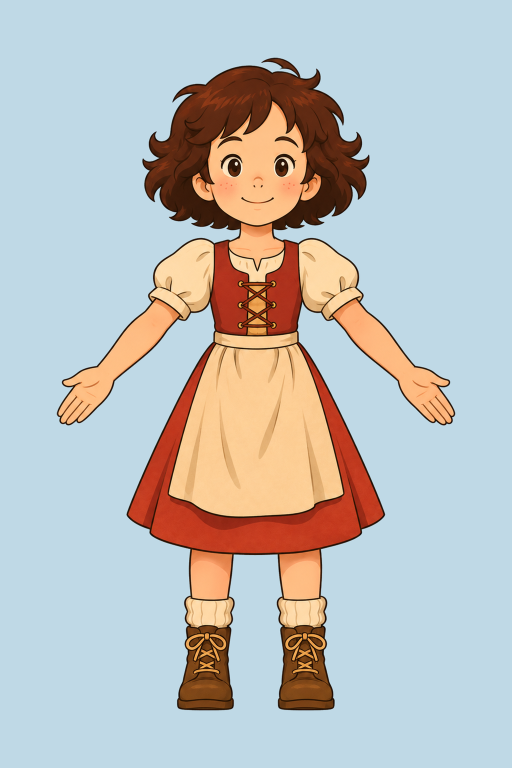
#> input picture tools/liv/rive/views/01_front.png, 1024 x 1536 px (shown at 1/2 size)
$ python -i vrm_fit.py   (imports and definitions only)
#> lines starting #> are read from the running program, lines starting #| are printed output that depends on the picture; after the words box and inside, x2 and y2 are one past the last pixel; in counts of white or black regions, pixels touching at a corner belong together
#> further down, picture is the input picture: PIL image 1024x1536 RGB; mean R, G, B 189.3, 190.9, 189.2
"""Fit the VRoid Studio export to the painted Liv, directly in the VRM file (no VRoid Studio needed).

    python3 tools/liv3d/vrm_fit.py tools/liv3d/models/liv-vroid.vrm tools/liv3d/models/liv.vrm

What it changes (each step can be switched off with --no-<step>):
  head     the head (with face, hair, hair bones) is scaled about the head joint: the export is about 2.7 heads tall,
           the painted Liv about 4
  hair     every lock is cut to a bob along its own shape (fringe above the brows, sides and back at the jaw) and
           closed with a rounded end; volume, waves and a slight outward curl; ear tufts and flyaway locks removed
  dress    the texture is repainted: red bodice with a scoop and a laced panel, long straight apron, a small bow at the
           back, a plain hem and plain sleeve cuffs; the blouse is painted on the body where the dress mesh is open;
           cream shorts under the skirt
  socks    short ribbed socks instead of the knee socks (painted into the skin texture), with a real cuff
  boots    tan laces and bow
  face     the paintings' skin tone, blush, freckles, short thick brows, peach skin shadows, a nose and mouth line
           that still read at scene distance (cast_fit.face_lines)
  look     dark-brown outlines (also on the hair), hair gloss toned down
  slim     a small thumbnail instead of the 2048 px one
  web      a smaller file: no flat body normal map, sparse morph targets (positions only), nothing unreferenced

The VRM is a GLB: JSON + one binary buffer. Everything not touched is copied as it is.
"""
import argparse, io, json, struct, sys
import numpy as np
from PIL import Image, ImageDraw, ImageFilter

CT = {5120: np.int8, 5121: np.uint8, 5122: np.int16, 5123: np.uint16, 5125: np.uint32, 5126: np.float32}
CTR = {np.dtype(v): k for k, v in CT.items()}
NC = {'SCALAR': 1, 'VEC2': 2, 'VEC3': 3, 'VEC4': 4, 'MAT4': 16}

# the painted Liv's own colours (dominant colours of tools/liv/rive/views/01_front.png)
RED = (192, 56, 28); CREAM = (250, 218, 168); CREAM_D = (222, 178, 120); APRON = (249, 204, 148); APRON_D = (224, 176, 112); TAN = (232, 160, 78); LACE = (104, 56, 30)
SKIN = (253, 194, 141); SKIN_VROID = (253, 203, 155); OUTLINE = [0.045, 0.012, 0.004]          # outline #3a1c0c in linear light


class GLB:
    # [32 lines left out: functions __init__, acc, _dense, new_acc, not called in this run]

    def image(self, i): return Image.open(io.BytesIO(self.views[self.j['images'][i]['bufferView']]))

    def set_image(self, i, im):
        f = io.BytesIO(); im.save(f, 'PNG', optimize=True); self.views[self.j['images'][i]['bufferView']] = f.getvalue()

    # [6 lines left out: function mat_image, not called in this run]

    def node(self, name): return next(i for i, n in enumerate(self.j['nodes']) if n.get('name') == name)

    # [22 lines left out: functions world, save, not called in this run]


def sstep(a, b, x): t = np.clip((x - a) / (b - a), 0, 1); return t * t * (3 - 2 * t)


# ------------------------------------------------------------------ head

# [114 lines left out: functions head_scale, y_end, hair_bob, not called in this run]


# ------------------------------------------------------------------ textures

def arr(im): return np.array(im.convert('RGBA')).astype(np.float32)
def img(a): return Image.fromarray(np.clip(a, 0, 255).astype(np.uint8), 'RGBA')
def is_red(a): return (a[..., 0] > 120) & (a[..., 1] < 105) & (a[..., 2] < 90) & (a[..., 3] > 128)


def row_red(a, y0, y1, x0=0, x1=None):
    """The dress red of every row y0..y1 (median of the red pixels of that row, carried over rows without red)."""
    out = np.zeros((y1 - y0, 3), np.float32); last = np.array(RED, np.float32)
    for y in range(y0, y1):
        row = a[y, x0:x1]; m = is_red(row)
        if m.sum() > 40: last = np.median(row[m][:, :3], axis=0)
        out[y - y0] = last
    return out


def dress_tex(im):
    a = arr(im); S = im.size[0] / 2048.0; px = lambda v: int(round(v * S)); Wd = im.size[0]
    pale = ~is_red(a) & (a[..., 3] > 128); a[pale, :3] *= np.array(CREAM, np.float32) / np.array([246, 230, 200], np.float32)   # the sleeves' cream, warmed
#> in is_red, `def is_red(a): return (a[..., 0] > 120) & (a[..., 1] < 105) & (a[..., ..`:
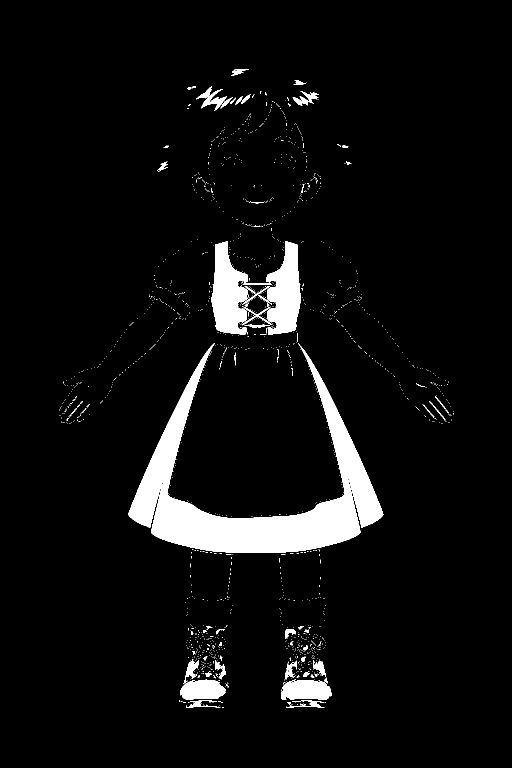
#> returned value: shape (1536, 1024) bool (shown at 1/2 size); 5.7% white; 1568 white regions (1508 under 20 px), largest, box (x1, y1, x2, y2) and area: (256, 687, 767, 1106) 56369, (422, 482, 496, 669) 9058, (533, 482, 602, 669) 8547
#> after `pale = ~is_red(a) & (a[..., 3] > 128)`:
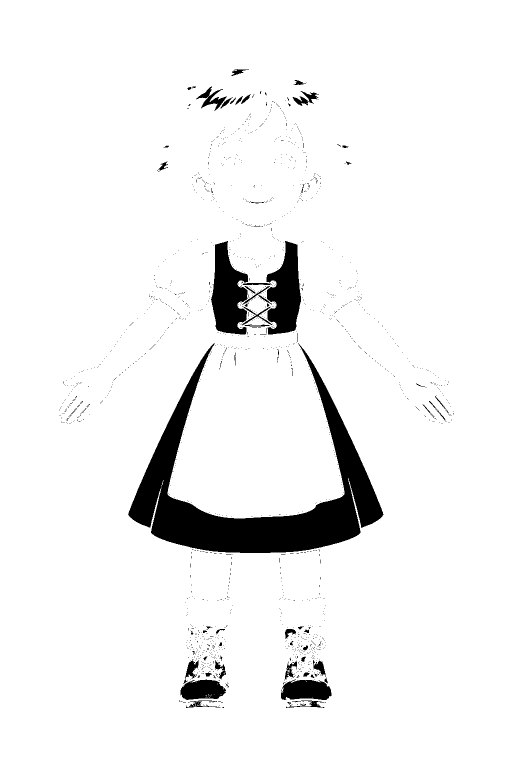
#> pale: shape (1536, 1024) bool (shown at 1/2 size); 94.3% white; 1568 black regions (1508 under 20 px), largest, box (x1, y1, x2, y2) and area: (256, 687, 767, 1106) 56369, (422, 482, 496, 669) 9058, (533, 482, 602, 669) 8547
#> after `a[pale, :3] *= np.array(CREAM, np.float32) / np.array([246, 230, 200],`:
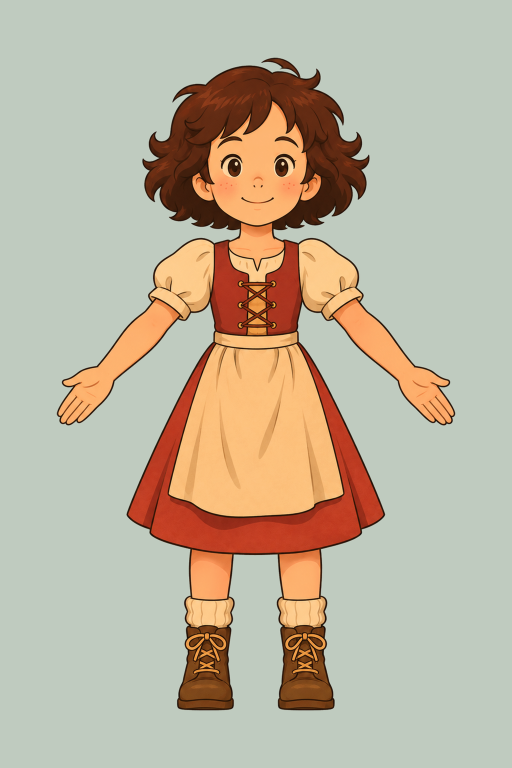
#> a: shape (1536, 1024, 4) float32 (shown at 1/2 size); mean R, G, B, A 191.1, 181.3, 158.6, 256; transparent parts drawn white
    # --- skirt: all red, clean hem
    ys0, yh, ys1 = px(1150), px(1826), px(1960)
    reds = row_red(a, ys0, yh, px(700), px(1350))
#> the loop in row_red, `for y in range(y0, y1):` made 338 passes
#> last on passes 1 to 8: [175, 50, 29], [175, 50, 29], [175, 50, 29], [175, 50, 29], [175, 50, 29], [175, 50, 29], [175, 50, 29], [175, 50, 29]
#> after the loop in row_red, `for y in range(y0, y1):`: out = 338 rows, first 8: [175, 50, 29], [175, 50, 29], [175, 50, 29], [175, 50, 29], [175, 50, 29], [175, 50, 29], [175, 50, 29], [175, 50, 29]
#> reds has the same summary as out in row_red
    k = np.arange(len(reds)); sm = np.stack([np.convolve(reds[:, c], np.ones(25) / 25, 'same') for c in range(3)], 1); sm[:12] = reds[:12]; sm[-12:] = reds[-12:]
#> after `k = np.arange(len(reds))`: k = 338 values from 0 to 337
#> after `sm = np.stack([np.convolve(reds[:, c], np.ones(25) / 25, 'same') for c`: sm = 338 rows, first 8: [90.84, 25.8, 14.96], [97.8, 27.76, 16.08], [104.8, 29.72, 17.2], [111.8, 31.68, 18.32], [118.7, 33.64, 19.44], [125.7, 35.6, 20.56], [132.6, 37.56, 21.68], [139.6, 39.52, 22.8]
    a[ys0:yh, :, :3] = sm[:, None, :]; a[ys0:yh, :, 3] = 255
    # soft folds so the red is not flat: darker valleys that fan out toward the hem
    xs = np.arange(Wd)[None, :]; yy = (np.arange(ys0, yh)[:, None] - ys0) / (yh - ys0)
    fold = 0.5 + 0.5 * np.cos(xs / Wd * 2 * np.pi * 14 + 0.6 * np.sin(xs / Wd * 2 * np.pi * 3))
    a[ys0:yh, :, :3] *= (1 - 0.085 * fold * sstep(0.15, 0.9, yy))[..., None]
    a[yh - px(14):yh, :, :3] *= 0.86                                                # the hem's edge
    a[yh:ys1, :, 3] = 0
    im2 = img(a); d = ImageDraw.Draw(im2)
    # --- waistband
    yw0, yw1 = px(1066), px(1152)
    d.rectangle([0, yw0, Wd, yw1], fill=CREAM); d.line([0, yw1, Wd, yw1], fill=CREAM_D, width=px(5)); d.line([0, yw0, Wd, yw0], fill=CREAM_D, width=px(4))
    # --- apron: long and straight, to four fifths of the skirt
    ax0, ax1, ay1 = px(664), px(1384), px(1700)
    sh = Image.new('L', im2.size, 0); ImageDraw.Draw(sh).rounded_rectangle([ax0 - px(10), yw1, ax1 + px(10), ay1 + px(16)], radius=px(70), fill=120)
    sh = sh.filter(ImageFilter.GaussianBlur(px(9))); im2 = Image.composite(Image.new('RGBA', im2.size, (120, 30, 16, 255)), im2, sh.point(lambda p: p * 0.55)); d = ImageDraw.Draw(im2)
    d.rounded_rectangle([ax0, yw1 - px(60), ax1, ay1], radius=px(64), fill=APRON, outline=APRON_D, width=px(6))
    d.rectangle([0, yw0, Wd, yw1], fill=APRON); d.line([0, yw1, Wd, yw1], fill=APRON_D, width=px(5)); d.line([0, yw0, Wd, yw0], fill=APRON_D, width=px(4))
    fold = Image.new('L', im2.size, 0); fd = ImageDraw.Draw(fold)
    for fx, fy0, fy1 in ((790, 1190, 1560), (925, 1230, 1640), (1115, 1200, 1600), (1260, 1240, 1650)):
        fd.line([px(fx), px(fy0), px(fx + 14), px(fy1)], fill=70, width=px(16))
    im2 = Image.composite(Image.new('RGBA', im2.size, APRON_D + (255,)), im2, fold.filter(ImageFilter.GaussianBlur(px(12)))); d = ImageDraw.Draw(im2)
#> after `im2 = Image.composite(Image.new('RGBA', im2.size, APRON_D + (255,)), i`:
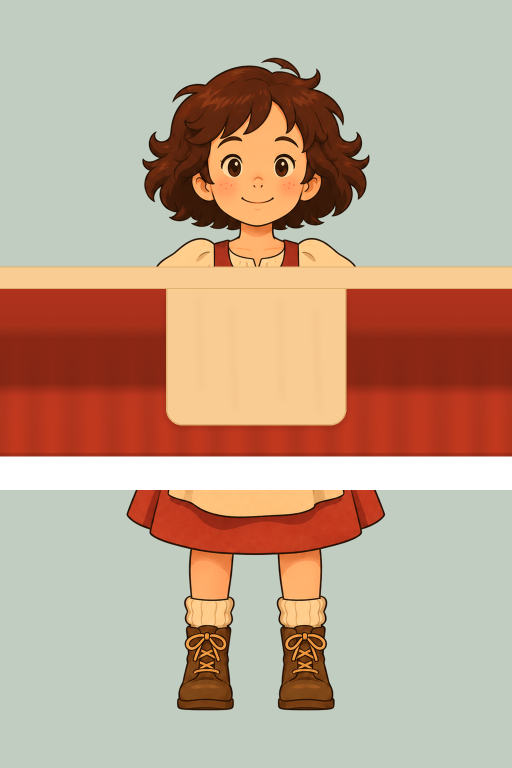
#> im2: PIL image 1024x1536 RGBA (shown at 1/2 size); mean R, G, B, A 189.9, 161.7, 138.8, 243.9; transparent parts drawn white
    # --- the bow at the back (the back seam is the texture's left and right edge)
    yb = (yw0 + yw1) // 2
    for sx, sg in ((0, 1), (Wd, -1)):
        d.polygon([(sx + sg * px(40), yb + px(20)), (sx + sg * px(150), yb + px(175)), (sx + sg * px(86), yb + px(190)), (sx + sg * px(10), yb + px(40))], fill=APRON, outline=APRON_D)
        d.ellipse([min(sx + sg * px(22), sx + sg * px(196)), yb - px(58), max(sx + sg * px(22), sx + sg * px(196)), yb + px(58)], fill=APRON, outline=APRON_D, width=px(5))
        d.ellipse([min(sx + sg * px(70), sx + sg * px(150)), yb - px(22), max(sx + sg * px(70), sx + sg * px(150)), yb + px(22)], fill=APRON_D)
        d.rectangle([min(sx, sx + sg * px(34)), yb - px(36), max(sx, sx + sg * px(34)), yb + px(36)], fill=APRON, outline=APRON_D, width=px(4))
    a = arr(im2)
    # --- bodice front: blouse to the collarbone, red bodice with a scoop, laced panel
    bx0, bx1, by0, by1 = px(868), px(1182), px(520), px(1046)
    reds = row_red(a, by0, by1, px(1200), px(1500)); a[by0:by1, bx0:bx1, :3] = reds[:, None, :]; a[by0:by1, bx0:bx1, 3] = 255
#> after the loop in row_red (call 2), `for y in range(y0, y1):`: out = 263 rows, first 8: [192, 56, 28], [192, 56, 28], [192, 56, 28], [192, 56, 28], [192, 56, 28], [192, 56, 28], [192, 56, 28], [192, 56, 28]
#> after `reds = row_red(a, by0, by1, px(1200), px(1500))`: reds has the same summary as out in row_red
    im2 = img(a); d = ImageDraw.Draw(im2)
    # the scoop: open (the blouse inside it is painted on the body, see blouse_on_body: the dress mesh has gaps there)
    # The scoop. Its lower part (below about the armpits) is cut into the dress, where the dress mesh is whole. Higher up the
    # preset's mesh is strips with gaps, so there the hole is the preset's own wider opening (903..1137) and the strap's inner
    # edge is painted on the body instead (red outside, cream inside): one smooth line that bends with her. Two layers
    # with two edges went ragged there as soon as her arms came forward.
    hole = Image.new('L', im2.size, 0); hd = ImageDraw.Draw(hole)
    # The scoop's round bottom is the dress's own edge at 800 (about 0.718 m): the exported body mesh ends at 0.68 to 0.71 m
    # on the chest (VRoid deletes the body under clothes), with a ragged edge that must stay behind the bodice.
    hd.rounded_rectangle([px(932), px(470), px(1108), px(800)], radius=px(84), fill=255); hd.rectangle([px(932), px(470), px(1108), px(700)], fill=255)
    hd.rectangle([px(903), px(470), px(1137), px(716)], fill=255)
    d.rectangle([px(996), px(866), px(1044), by1], fill=TAN, outline=(170, 110, 50), width=px(3))      # starts below the body mesh's lowest point (0.69 m)
    rowsy = [882, 929, 976, 1023]
    for y0_, y1_ in zip(rowsy[:-1], rowsy[1:]):
        d.line([px(978), px(y0_), px(1062), px(y1_)], fill=LACE, width=px(8)); d.line([px(1062), px(y0_), px(978), px(y1_)], fill=LACE, width=px(8))
    for y_ in rowsy:
        for x_ in (978, 1062): d.ellipse([px(x_ - 8), px(y_ - 8), px(x_ + 8), px(y_ + 8)], fill=(70, 36, 22))
    a = arr(im2); a[np.array(hole) > 0, 3] = 0
    # --- bodice back: the preset's open scoop and frill go (the body carries the blouse there too)
    for x0, x1 in ((px(532), px(668)), (px(1378), px(1516))):
        box = a[px(520):px(668), x0:x1]; m = ~is_red(box); box[m, 3] = 0
#> this loop made 2 passes
#> pass 1, in dress_tex, `box = a[px(520):px(668), x0:x1]`:
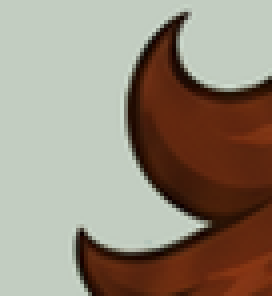
#> box: shape (74, 68, 4) float32 (shown 4 times larger); mean R, G, B, A 149.5, 137.6, 122, 255
#> pass 1, in dress_tex, `m = ~is_red(box)`:
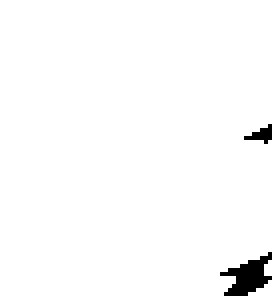
#> m: shape (74, 68) bool (shown 4 times larger); 98.2% white; 2 black regions (1 under 20 px), largest, box (x1, y1, x2, y2) and area: (55, 63, 68, 74) 73
    # --- sleeves: plain cuff instead of ribbon and frill
    for x0, x1 in ((0, px(532)), (px(1516), Wd)):
        blk = a[px(180):px(560), x0:x1]; red_rows = np.where(is_red(blk).mean(1) > 0.25)[0]
        if not len(red_rows): continue
        r0 = red_rows.min() + px(180); c0, c1 = r0 - px(12), r0 + px(70)
        a[c0:c1, x0:x1, :3] = np.array(CREAM, np.float32) * 0.985; a[c0:c1, x0:x1, 3] = 255
        a[c0:c0 + px(7), x0:x1, :3] = CREAM_D; a[c1 - px(7):c1, x0:x1, :3] = CREAM_D; a[c1:px(560), x0:x1, 3] = 0
#> this loop made 2 passes
#> pass 1, in dress_tex, `blk = a[px(180):px(560), x0:x1]`:
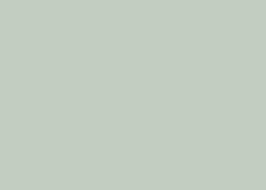
#> blk: shape (190, 266, 4) float32; mean R, G, B, A 194, 205, 193, 255
    return img(a)


def skin_tone(im):
    a = arr(im); a[..., :3] *= np.array(SKIN, np.float32) / np.array(SKIN_VROID, np.float32); return img(a)


# [250 lines left out: functions socks_tex, sock_cuffs, boots_tex, bow_tex, face_tex, brow_tex and 3 more, not called in this run]


# [2 lines not run here, left out]

>>> from PIL import Image
>>> picture = Image.open('../liv/rive/views/01_front.png')
>>> result = dress_tex(picture)

$ run again, on tools/liv/rive/views/02_three_quarter_front.png
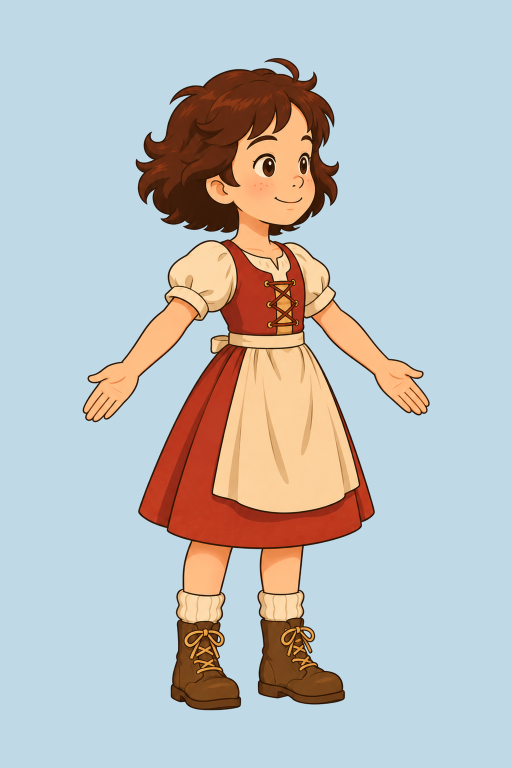
#> input picture tools/liv/rive/views/02_three_quarter_front.png, 1024 x 1536 px (shown at 1/2 size)
#> picture is the input picture: PIL image 1024x1536 RGB; mean R, G, B 188.5, 191.6, 191.3
#> in is_red, `def is_red(a): return (a[..., 0] > 120) & (a[..., 1] < 105) & (a[..., ..`:
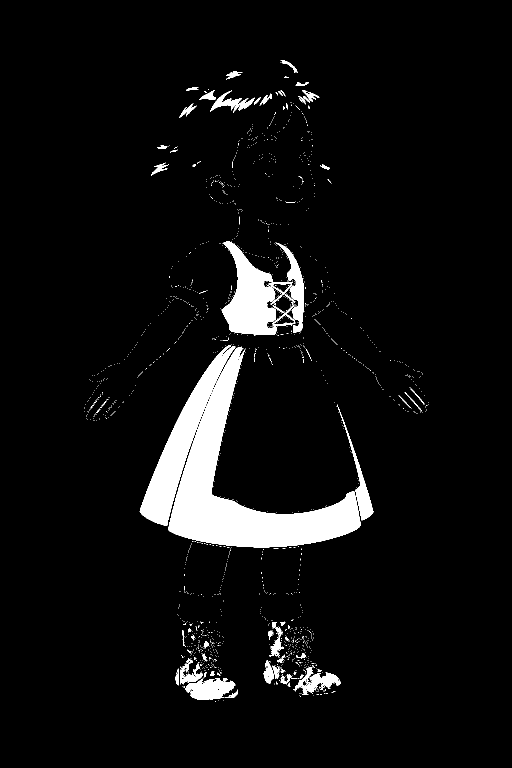
#> returned value: shape (1536, 1024) bool (shown at 1/2 size); 5.8% white; 1550 white regions (1486 under 20 px), largest, box (x1, y1, x2, y2) and area: (336, 694, 721, 1095) 42581, (279, 690, 471, 1052) 15967, (443, 482, 553, 669) 11683
#> the loop in row_red, `for y in range(y0, y1):` made 338 passes
#> last on passes 1 to 8: [182, 54, 29], [182, 54, 29], [181.5, 53.5, 29], [181, 53, 29], [180, 53, 29], [181, 53, 29], [180, 53, 29], [180, 53, 29]
#> after the loop in row_red, `for y in range(y0, y1):`: out = 338 rows, first 8: [182, 54, 29], [182, 54, 29], [181.5, 53.5, 29], [181, 53, 29], [180, 53, 29], [181, 53, 29], [180, 53, 29], [180, 53, 29]
#> in dress_tex, `reds = row_red(a, ys0, yh, px(700), px(1350))`: reds has the same summary as out in row_red
#> k = 338 values from 0 to 337
#> sm = 338 rows, first 8: [93.8, 27.46, 15.08], [101, 29.5, 16.24], [108.1, 31.58, 17.4], [115.3, 33.62, 18.56], [122.4, 35.7, 19.72], [129.6, 37.74, 20.88], [136.7, 39.78, 22.04], [143.8, 41.82, 23.2]
#> after the loop in row_red (call 2), `for y in range(y0, y1):`: out = 263 rows, first 8: [192, 56, 28], [192, 56, 28], [192, 56, 28], [192, 56, 28], [192, 56, 28], [192, 56, 28], [192, 56, 28], [192, 56, 28]
#> in dress_tex, `reds = row_red(a, by0, by1, px(1200), px(1500))`: reds has the same summary as out in row_red
#> the loop in dress_tex, `for x0, x1 in ((px(532), px(668)), (px(1378), px(1516))):` made 2 passes
#> pass 1, in dress_tex, `m = ~is_red(box)`:
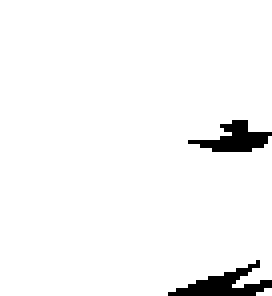
#> m: shape (74, 68) bool (shown 4 times larger); 96.4% white; 2 black regions, box (x1, y1, x2, y2) and area: (42, 65, 68, 74) 97, (47, 30, 68, 38) 85
